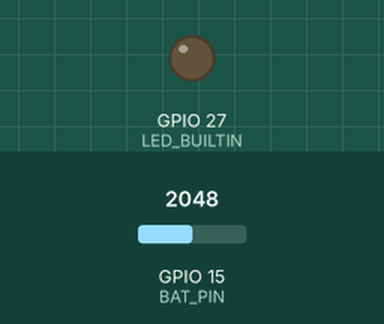
This sketch was run on a simulated ESP32. Shown: output pins drawn as LEDs (lit = HIGH). The inputs (shaded band) are chosen by the test bench; at power-on: GPIO 15 (BAT_PIN) = 2048. WiFi joins after 1.5 s; servers stay silent unless stated; uploads are accepted with an empty reply; what the sketch prints to the serial monitor is not drawn.

Above: at 4.1 s.
At 7.4 s:
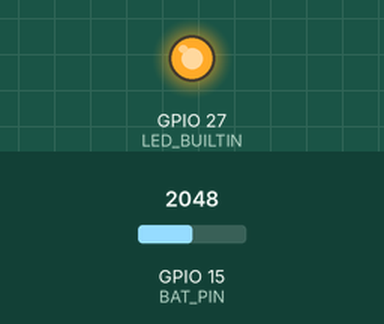
Timing chart, 0 to 10.4 s (numbered marks = the images above):
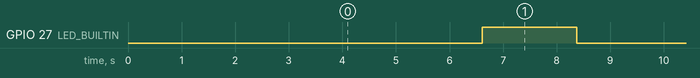

The sketch:

Client_AdaFruit_ESP32.ino
```cpp
// Column locations.
//3456789012345678901234567890123456789012345678901234567890123456789012345678901234567890123456
//       1         2         3         4         5         6         7         8         9     9
//const unsigned long FAKE_LONG     =          10000UL; // Fake variable for column positions.

/*
 *  Simple HTTP get webclient test
 */

#ifndef LED_BUILTIN
#define LED_BUILTIN   27
#endif // LED_BUILTIN

const byte            VER_MAJOR     =                1; // Major version.
const byte            VER_MINOR     =                1; // Minor version.
const int             BAT_PIN       =              A13; // Battery Voltage / 2.
const float           CPU_VOLTS     =              3.3; // ADC Reference Voltage.
const int             ADC_MAX       =             4095; // Maximum ADC value.
const char            *ssid         = "KQRR_AC1900";
const char            *password     = "0140,athens,record,SUIT,WRITTEN,promise,THIN,8604,FRED,2763";
const char            *host         = "wifitest.adafruit.com";

int                   batRaw        =                0; // Raw battery Voltage / 2.
float                 batCooked     =              0.0; // Calculated battery Voltage.

#include <WiFi.h>


void setup() {
  Serial.begin(115200);
  delay(100);

  Serial.printf(PSTR("Starting Client_AdaFruit_ESP32 version %d.%d, Build date %s %s\n"),
                                                                          VER_MAJOR,
                                                                          VER_MINOR,
                                                                          __DATE__,
                                                                          __TIME__);
  Serial.printf(PSTR("File %s\n__LINE__ %d\n"), __FILE__, __LINE__);

  pinMode(LED_BUILTIN, OUTPUT);

  // We start by connecting to a WiFi network

  Serial.println();
  Serial.println();
  Serial.print("Connecting to ");
  Serial.println(ssid);

  WiFi.begin(ssid, password);

  while (WiFi.status() != WL_CONNECTED) {
    delay(500);
    Serial.print(".");
  }
  Serial.println();

  Serial.println("WiFi connected");
  Serial.println("IP address: ");
  Serial.println(WiFi.localIP());
}

unsigned int value = 0;

void loop() {
  delay(5000);
  ++value;

  digitalWrite(LED_BUILTIN, HIGH); // Turn on LED.

  Serial.print("Starting connection attempt ");
  Serial.println(value);

  Serial.print("connecting to ");
  Serial.println(host);

  // Use WiFiClient class to create TCP connections
  WiFiClient client;
  const int httpPort = 80;
  if (!client.connect(host, httpPort)) {
    Serial.println("connection failed");
    return;
  }

  // We now create a URI for the request
  String url = "/testwifi/index.html";
  Serial.print("Requesting URL: ");
  Serial.println(url);

  // This will send the request to the server
  client.print(String("GET ") + url + " HTTP/1.1\r\n" +
               "Host: " + host + "\r\n" +
               "Connection: close\r\n\r\n");
  delay(500);

  // Read all the lines of the reply from server and print them to Serial
  Serial.println();
  Serial.println("Data read back");
  Serial.println("----------------------------------------------------");

  while(client.available()){
    String line = client.readStringUntil('\r');
    Serial.print(line);
  }
  Serial.println();
  Serial.println("----------------------------------------------------");
  Serial.println();

  Serial.println("closing connection");
  Serial.println();

  digitalWrite(LED_BUILTIN, LOW); // Turn off LED.
  batRaw = analogRead(BAT_PIN);
  //batCooked = float( (ADC_MAX / batRaw) * 2) / CPU_VOLTS;
  batCooked = (float(batRaw * 2) / float(ADC_MAX)) * CPU_VOLTS;
  Serial.print("batRaw = ");
  Serial.print(batRaw);
  Serial.print(", batCooked = ");
  Serial.println(batCooked);
  Serial.println();
}
```

Measured:
- by itself, GPIO 27 (LED_BUILTIN): alternates HIGH for 1.8 s and LOW for 5.0 s
